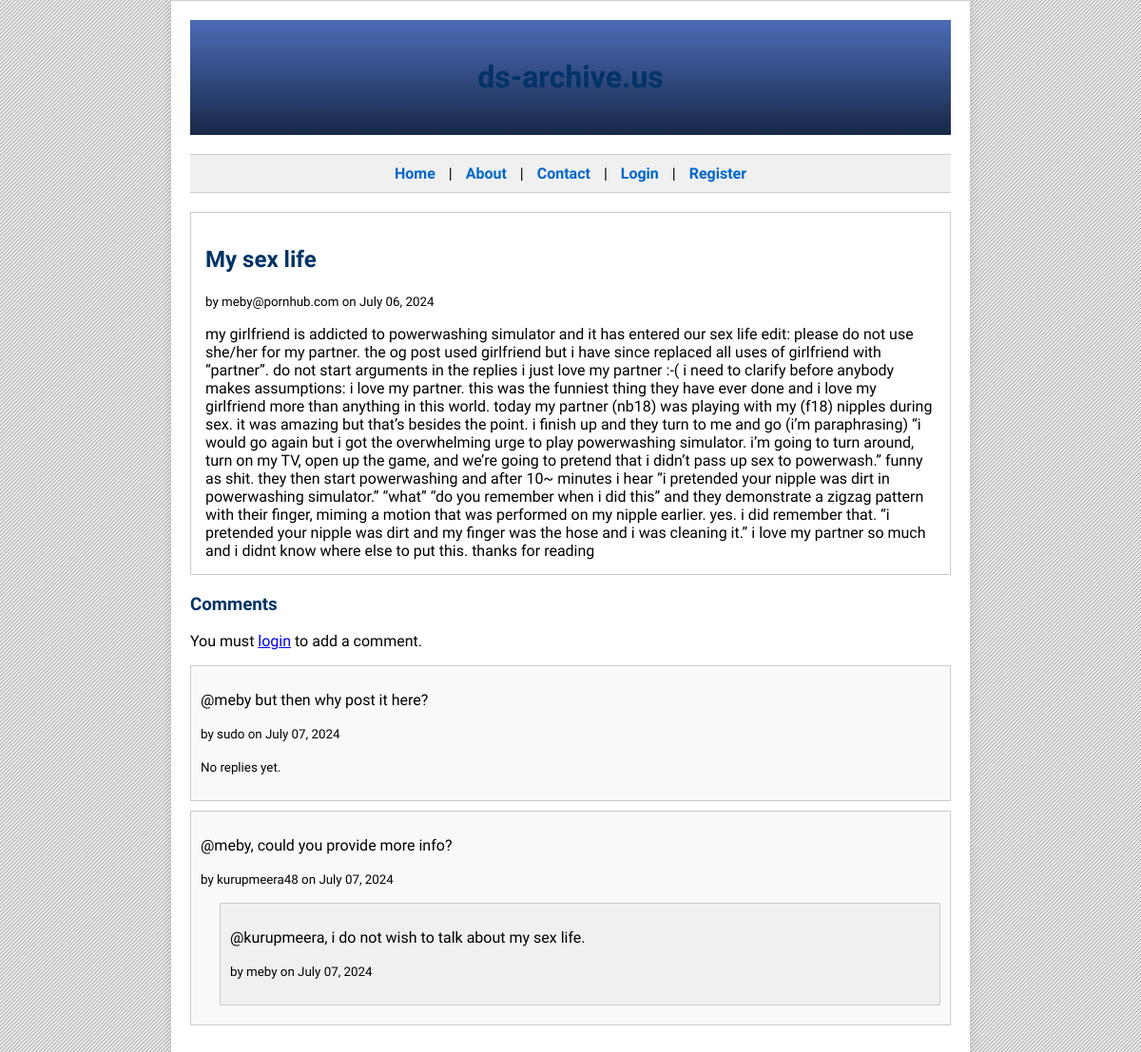
Page /api/posts/14 on the committed database.
### app/db.py (models this page shows)
class BlogPost(Base):
    __tablename__ = 'blog_posts'
    id = Column(Integer, primary_key=True)
    title = Column(String(100), nullable=False)
    content = Column(String(1000), nullable=False)
    author = Column(String(50), nullable=False)
    created_at = Column(DateTime, default=datetime.utcnow)
    comments = relationship('Comment', back_populates='post')

class Comment(Base):
    __tablename__ = 'comments'
    id = Column(Integer, primary_key=True)
    content = Column(String(255), nullable=False)
    author = Column(String(50), nullable=False)
    created_at = Column(DateTime, default=datetime.utcnow)
    post_id = Column(Integer, ForeignKey('blog_posts.id'))
    parent_comment_id = Column(Integer, ForeignKey('comments.id'))
    replies = relationship('Comment',
                           cascade='all, delete-orphan',
                           backref=backref('parent', remote_side=[id], uselist=False),
                           remote_side=[parent_comment_id],
                           lazy=True)
    post = relationship('BlogPost', back_populates='comments')

### app/routes.py (the view)
@api.route("/posts/<int:post_id>", methods=['GET'])
def get_post(post_id):
    if request.method=='GET':
        current_user = session.get('user_email')
        post = db.get_post(post_id)
        return render_template('post.html', post=post, user=current_user)

### app/db.py (called while the page is built)
    def get_post(self, post_id):
        return self.session.query(BlogPost).filter_by(id=post_id).one_or_none()

### app/templates/post.html (shortened to what this page needs)
<!DOCTYPE html>
<html lang="en">
<head>
</head>
<body>
    <div class="container">
        <header>
            <h1>ds-archive.us</h1>
        </header>
        <nav>
            <a href="#">Home</a> |
            <a href="#">About</a> |
            <a href="#">Contact</a> |
            {% if user %}
                <span>Welcome, {{ user.split('@')[0] }}</span> |
                <a href="{{ url_for('api.logout') }}">Logout</a> |
                <a href="{{ url_for('api.create_blog_post') }}">New Post</a>
            {% else %}
                <a href="{{ url_for('api.login') }}">Login</a> |
                <a href="{{ url_for('api.register') }}">Register</a>
            {% endif %}
        </nav>
        <div class="post-content">
            <h2>{{ post.title }}</h2>
            <p><small>by {{ post.author }} on {{ post.created_at.strftime('%B %d, %Y') }}</small></p>
            <div>
                {{ post.content }}
            </div>
        </div>
        <h3>Comments</h3>
        {% if user %}
            <div style="margin-bottom: 20px;">
                <h4>Add a Comment</h4>
                <form action="{{ url_for('api.add_comment', post_id=post.id) }}" method="POST">
                    <textarea name="content" rows="4" required></textarea>
                    <button type="submit" class="button">Submit</button>
                </form>
            </div>
        {% else %}
            <p>You must <a href="{{ url_for('api.login') }}">login</a> to add a comment.</p>
        {% endif %}
        {% for comment in post.comments if not comment.parent_comment_id %}
            <div class="comment">
                <p>{{ comment.content }}</p>
                <p><small>by {{ comment.author.split('@')[0] }} on {{ comment.created_at.strftime('%B %d, %Y') }}</small></p>
                {% if comment.replies %}
                    {% for reply in comment.replies %}
                        <div class="reply">
                            <p>{{ reply.content }}</p>
                            <p><small>by {{ reply.author.split('@')[0] }} on {{ reply.created_at.strftime('%B %d, %Y') }}</small></p>
                        </div>
                    {% endfor %}
                {% else %}
                    <p><small>No replies yet.</small></p>
                {% endif %}
            </div>
        {% endfor %}
    </div>
</body>
</html>

### app/templates/post.html (style rules this page uses)
body { font-family: 'Trebuchet MS', Arial, sans-serif; margin: 0; padding: 0; }
.container { width: 80%; max-width: 800px; margin: 0 auto; background-color: #ffffff; border: 1px solid #cccccc; box-shadow: 0 0 10px rgba(0,0,0,0.1); padding: 20px; }
header { background: linear-gradient(to bottom, #4b6cb7 0%, #182848 100%); color: #ffffff; padding: 20px; text-align: center; margin-bottom: 20px; }
h1, h2, h3 { color: #003366; }
nav { background-color: #f0f0f0; border-top: 1px solid #cccccc; border-bottom: 1px solid #cccccc; padding: 10px; text-align: center; margin-bottom: 20px; }
nav a { color: #0066cc; text-decoration: none; margin: 0 10px; font-weight: bold; }
.post-content { border: 1px solid #cccccc; padding: 15px; margin-bottom: 20px; background-color: #ffffff; }
.comment, .reply { border: 1px solid #cccccc; padding: 10px; margin-bottom: 10px; background-color: #f9f9f9; }
.reply { margin-left: 20px; background-color: #f0f0f0; }

### rows in the picture
BlogPost: title "My sex life", author "meby@pornhub.com", created_at "July 06, 2024", content "my girlfriend is addicted to powerwashing simulator and it has entered our sex life edit: please do not use she/her for my partner. the og post used girlfriend but i have since replaced all uses of girlfriend with “partner”. do not start arguments in the replies i just love my partner :-( i need to clarify before anybody makes assumptions: i love my partner. this was the funniest thing they have ever done and i love my girlfriend more than anything in this world. today my partner (nb18) was playing with my (f18) nipples during sex. it was amazing but that’s besides the point. i finish up and they turn to me and go (i’m paraphrasing) “i would go again but i got the overwhelming urge to play…"
Comment: content "@meby but then why post it here?", author "sudo", created_at "July 07, 2024", shows "No replies yet."
Comment: content "@meby, could you provide more info?", author "kurupmeera48", created_at "July 07, 2024"
Comment: content "@kurupmeera, i do not wish to talk about my sex life.", author "meby", created_at "July 07, 2024"
